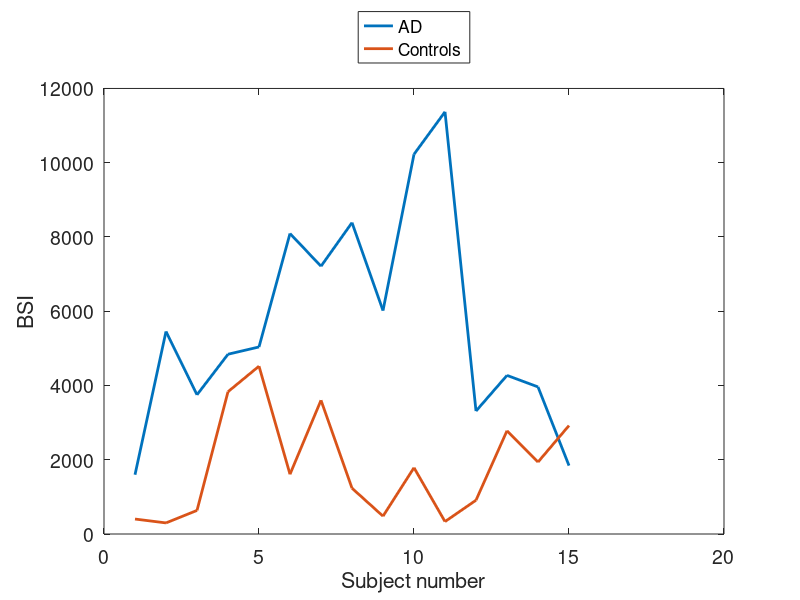

This figure's MATLAB source: (Note: this script raises an error after producing the figure.)
function p3()

bsi = csvread('bsi.csv');

bsi

N = size(bsi,2);

ad1 = bsi(1,1:N/2); % bsi
ctl1 = bsi(1, (N/2)+1:end); % bsi

ad2 = bsi(2,1:N/2); % full volume segmentation difference
ctl2 = bsi(2, (N/2)+1:end); % full volume segmentation difference


[H1_bsi, p1_bsi, CI1_bsi, stats1_bsi] = ttest(ad1, ctl1); % paired-sample
[H2_bsi, p2_bsi, CI2_bsi, stats2_bsi] = ttest2(ad1, ctl1); % two-sample

[H1_seg, p1_seg, CI1_seg, stats1_seg] = ttest(ad2, ctl2); % paired-sample
[H2_seg, p2_seg, CI2_seg, stats2_seg] = ttest2(ad2, ctl2); % two-sample

mu_ad_bsi = mean(ad1);
sigma_ad_bsi = std(ad1);
mu_ctl_bsi = mean(ctl1);
sigma_ctl_bsi = std(ctl1);

mu_ad_seg = mean(ad2);
sigma_ad_seg = std(ad2);
mu_ctl_seg = mean(ctl2);
sigma_ctl_seg = std(ctl2);


% bsi - for detecting 25% atrophy reduction between AD and CTL groups with 80% power 
sample_size_bsi = sampsizepwr('t',[mu_ad_bsi sigma_ad_bsi],mu_ad_bsi * 0.75,0.8);

% bsi - for detecting 25% atrophy reduction relative to normal ageing
sample_size_bsi_ageing = sampsizepwr('t',[mu_ctl_bsi sigma_ctl_bsi],mu_ctl_bsi * 0.75,0.8);

% full vol seg - for detecting 25% atrophy reduction between AD and CTL groups with 80% power 
sample_size_seg = sampsizepwr('t',[mu_ad_seg sigma_ad_seg],mu_ad_seg * 0.75,0.8);

% full vol seg - for detecting 25% atrophy reduction relative to normal ageing
sample_size_seg_ageing = sampsizepwr('t',[mu_ctl_seg sigma_ctl_seg],mu_ctl_seg * 0.75,0.8);

plotBSI(ad1, ctl1, 'report/figures/bsi_plot.eps', 'BSI');

plotBSI(ad2, ctl2, 'report/figures/fullVolumePlot.eps', 'Full volume diff');

end

function plotBSI(ad1, ctl1, filename,yLabel)

h = figure
plot(ad1,'linewidth',2)
hold on
plot(ctl1,'linewidth',2)
legend('AD', 'Controls', 'Location','northoutside')
set(gca,'FontSize',14);
set(h,'Position', [0 0 700 400]);
xlabel('Subject number')
ylabel(yLabel)
ax = gca;
ax.XTick = 1:15;
hgexport(h,filename)

end